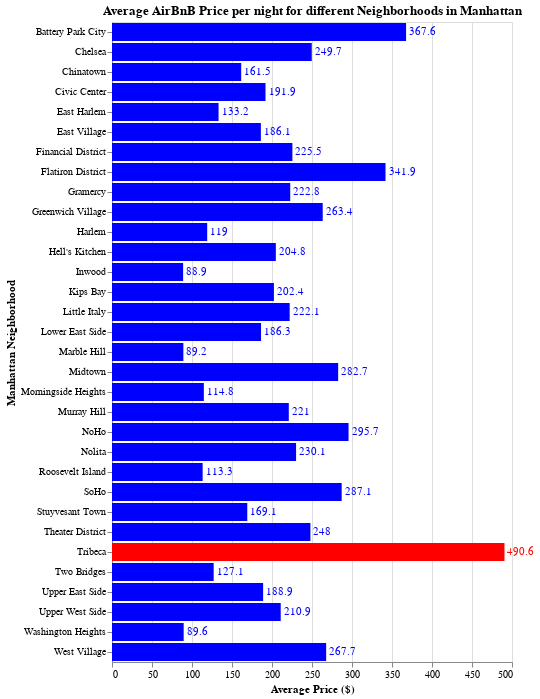

Source (notebook cell):
### Code cell
# first looking at all of manhattan to find the most reasonable spot to stay

bars = alt.Chart(dfm, title='Average AirBnB Price per night for different Neighborhoods in Manhattan').mark_bar().encode(
    y=alt.Y('neighborhood', axis=alt.Axis(title='Manhattan Neighborhood')),
    x=alt.X('avg_price', axis=alt.Axis( title='Average Price ($)')),
    color=alt.condition(alt.datum.neighborhood == 'Tribeca', 
                        alt.value('red'),
                        alt.value('blue')
                        )
)

text = bars.mark_text(
    align='left',
    baseline='middle',
    dx=3
).encode(
    text='avg_price'
)

bigchart = (bars + text)

bigchart

### Figure 1 — Vega-Lite specification as saved in the notebook (floating-point values rounded to 4 significant figures)
{"config": {"view": {"continuousWidth": 400, "continuousHeight": 300}}, "layer": [{"mark": "bar", "encoding": {"color": {"condition": {"value": "red", "test": "(datum.neighborhood === 'Tribeca')"}, "value": "blue"}, "x": {"type": "quantitative", "axis": {"title": "Average Price ($)"}, "field": "avg_price"}, "y": {"type": "nominal", "axis": {"title": "Manhattan Neighborhood"}, "field": "neighborhood"}}, "title": "Average AirBnB Price per night for different Neighborhoods in Manhattan"}, {"mark": {"type": "text", "align": "left", "baseline": "middle", "dx": 3}, "encoding": {"color": {"condition": {"value": "red", "test": "(datum.neighborhood === 'Tribeca')"}, "value": "blue"}, "text": {"type": "quantitative", "field": "avg_price"}, "x": {"type": "quantitative", "axis": {"title": "Average Price ($)"}, "field": "avg_price"}, "y": {"type": "nominal", "axis": {"title": "Manhattan Neighborhood"}, "field": "neighborhood"}}, "title": "Average AirBnB Price per night for different Neighborhoods in Manhattan"}], "data": {"name": "data-ff08b1bfe8d2846933cf4fe11db1a68e"}, "$schema": "https://vega.github.io/schema/vega-lite/v4.8.1.json", "datasets": {"data-ff08b1bfe8d2846933cf4fe11db1a68e": [{"neighborhood": "Midtown", "avg_price": 282.7}, {"neighborhood": "Harlem", "avg_price": 119.0}, {"neighborhood": "East Harlem", "avg_price": 133.2}, {"neighborhood": "Murray Hill", "avg_price": 221.0}, {"neighborhood": "Hell's Kitchen", "avg_price": 204.8}, {"neighborhood": "Upper West Side", "avg_price": 210.9}, {"neighborhood": "Chinatown", "avg_price": 161.5}, {"neighborhood": "West Village", "avg_price": 267.7}, {"neighborhood": "Chelsea", "avg_price": 249.7}, {"neighborhood": "Inwood", "avg_price": 88.9}, {"neighborhood": "East Village", "avg_price": 186.1}, {"neighborhood": "Lower East Side", "avg_price": 186.3}, {"neighborhood": "Kips Bay", "avg_price": 202.4}, {"neighborhood": "SoHo", "avg_price": 287.1}, {"neighborhood": "Upper East Side", "avg_price": 188.9}, {"neighborhood": "Washington Heights", "avg_price": 89.6}, {"neighborhood": "Financial District", "avg_price": 225.5}, {"neighborhood": "Morningside Heights", "avg_price": 114.8}, {"neighborhood": "NoHo", "avg_price": 295.7}, {"neighborhood": "Flatiron District", "avg_price": 341.9}, {"neighborhood": "Roosevelt Island", "avg_price": 113.3}, {"neighborhood": "Greenwich Village", "avg_price": 263.4}, {"neighborhood": "Little Italy", "avg_price": 222.1}, {"neighborhood": "Two Bridges", "avg_price": 127.1}, {"neighborhood": "Nolita", "avg_price": 230.1}, {"neighborhood": "Gramercy", "avg_price": 222.8}, {"neighborhood": "Theater District", "avg_price": 248.0}, {"neighborhood": "Tribeca", "avg_price": 490.6}, {"neighborhood": "Battery Park City", "avg_price": 367.6}, {"neighborhood": "Civic Center", "avg_price": 191.9}, {"neighborhood": "Stuyvesant Town", "avg_price": 169.1}, {"neighborhood": "Marble Hill", "avg_price": 89.2}]}}
